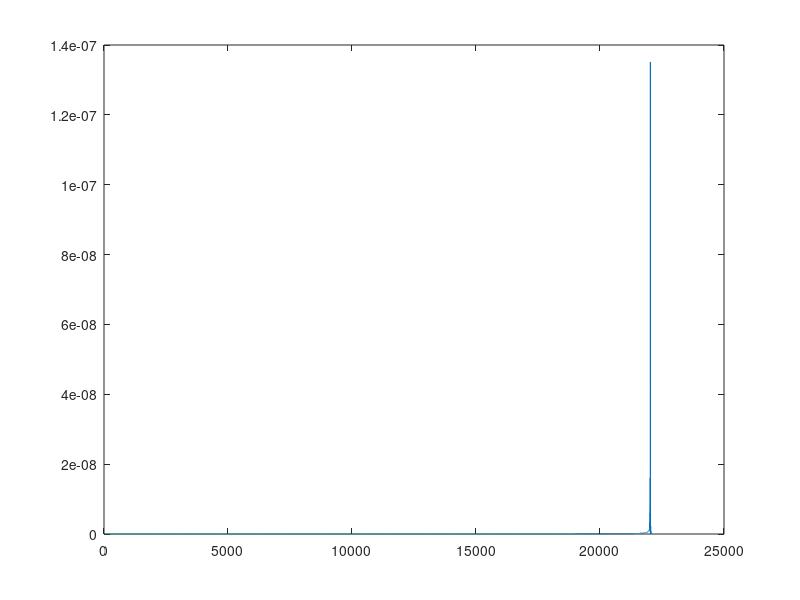

The MATLAB source for this figure: (Note: this script raises an error after producing the figure.)
clear;clc;close all; warning off


%%%%%%%%%%%%%%%%%%%%%%%%%%%%%%%%%%
%%% Part II: IIR Architecture  %%%
%%%%%%%%%%%%%%%%%%%%%%%%%%%%%%%%%%



% center frequency and sampling frequency
f   =   6*1e3;    % in Hz
fs  =   44.1*1e3; % in Hz

%cutoff frequencies, in Hz
fp  =   [f-0.2*1e3 f+0.2*1e3]
fa  =   [f-0.5*1e3 f+0.5*1e3]

%cutoff frequencies in digital domain (0-2pi).
wp = 2*pi*fp/fs;
wa = 2*pi*fa/fs;

%pre-warping, rad/s.
pw_omega_p = 2*fs*tan(wp/2);
pw_omega_s = 2*fs*tan(wa/2);

%allowed error deviation in dB
Ap  =   1.5;
Aa  =   40;

% define frequency points
N_freq = 1024*32; %number of points in freq domain
W = 0:pi/N_freq:pi - pi/N_freq;
W_Hz = W*fs/2/pi;
W_pass = wa(1): pi/N_freq:wa(2)-pi/N_freq;  %includes transistion band


% define passband and stop-band masks
pass_mask = (wp(1) < W) & (wp(2) > W);

stop_mask = (W < wa(1)) | (W > wa(2));
lower_stop_mask = W<wa(1);
upper_stop_mask = W>wa(2);

H_desired = pass_mask;



%%%%%%%%%%%%%%%%%%%%%%%%%%%%%%%%%%%
%%%         elliptic            %%%
%%%%%%%%%%%%%%%%%%%%%%%%%%%%%%%%%%%

elliptic_order    =   ellipord(pw_omega_p, pw_omega_s, Ap, Aa,'s');
[NUM_nobz, DEN_nobz] = ellip(elliptic_order, Ap, Aa, pw_omega_p, 's');


[NUM, DEN] = bilinear(NUM_nobz, DEN_nobz, fs);
[Z_ellip, P_ellip, K_ellip] = tf2zp(NUM, DEN);

% K = NUM(1);
% NUM = NUM/ K;
% subplot(2,2,4)
H_ellip = freqz(NUM,DEN,W);
plot(W*fs/2/pi,abs(H_ellip));
% xlim([5000 7000]);
% ylim([0 1.1]);
% title('Elliptic');

%%%%%%%%%%%%%%%%%%%%%%%%%%%%%%%%%%

%%%%%%%%%%%%%%%%%%%%%%%%%%%%%%%%%%
%%%           Part 4           %%%
%%%%%%%%%%%%%%%%%%%%%%%%%%%%%%%%%%

% 4.1  	Due to the long duration of the impulse response of a narrowband
% IIR filter (see Figure 5), the response time of your system is considered
% important.  In the absence of any additive background interference, how
% long (in samples) after the tone arrives would it take for the output to
% raise to 50%, 75% and 95% of its steady state value (i.e., signaling
% latency)


t = 0: 1/fs: 30/f-1/fs;
u_tone = cos(2*pi*f*t);
% u_tone = zeros(1,length(t));
% u_tone(1)=1;


y = filter(NUM, DEN, u_tone);
subplot 211
plot(u_tone);
hold on
plot(y,'-ro');
hold off
H_filter = freqz(NUM,DEN,W);
% plot(W*fs/2/pi,abs(H_ellip));
% figure
subplot 212
plot(W_Hz, grpdelay(NUM, DEN, W));
% figure 
% plot(y)

